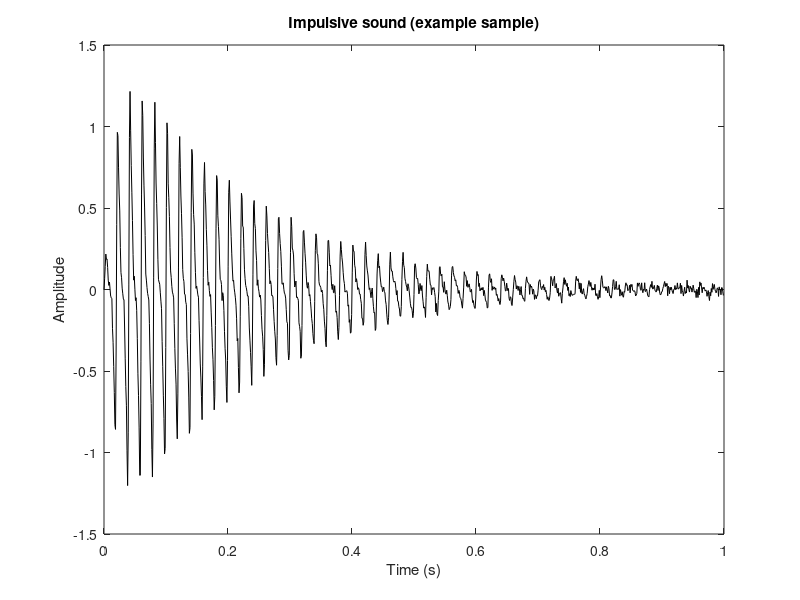

The MATLAB source for this figure: (Note: this script raises an error after producing the figure.)
% =========================================================================
% Transformer winding fault diagnosis via impulsive sound (paper-oriented)
% Paper: Diagnosis on Winding Failure Through Impulsive Sound of Power Transformer
% Method summary:
%   1) Complex wavelet time-frequency analysis (for visualization)
%   2) 3-level wavelet packet decomposition (db5)
%   3) Fault features: Sound Entropy (SE) and Odd-Even Ratio (OER)
% =========================================================================

clc;
clear;
close all;

%% 0) Configuration
fs = 1024;           % Paper setting: 1024 S/s
T = 1.0;             % Paper setting: 1 second record
waveletName = 'db5'; % Paper setting
wpLevel = 3;         % Paper setting: 3-layer WPD

% Data mode:
%   'synthetic' : run demo with generated impulsive sounds
%   'matfile'   : load user data from MAT file
dataMode = getenv('IMPULSIVE_SOUND_DATA_MODE');
if isempty(dataMode)
    dataMode = 'synthetic';
end

% If dataMode = 'matfile', MAT must include one of:
%   A) signalMatrix [N x M], each column is one test sample
%   B) singleSignal [N x 1], one sample only
matFilePath = '';

t = (0:1/fs:T-1/fs).';

%% 1) Load or create signals
if strcmpi(dataMode, 'matfile')
    if isempty(matFilePath) || ~isfile(matFilePath)
        error('Please set matFilePath to a valid MAT file when dataMode = matfile.');
    end

    S = load(matFilePath);
    if isfield(S, 'signalMatrix')
        signalMatrix = S.signalMatrix;
    elseif isfield(S, 'singleSignal')
        signalMatrix = S.singleSignal(:);
    else
        error('MAT file must contain signalMatrix or singleSignal.');
    end

    if size(signalMatrix, 1) < numel(t)
        error('Signal length is shorter than 1 second at fs=1024.');
    end
    signalMatrix = signalMatrix(1:numel(t), :);
else
    % Synthetic demo to mimic paper trend across repeated short-circuit tests:
    % early stage: looseness -> SE and OER increase
    % later stage: deformation -> possible SE decrease and OER variation
    rng(2026, 'twister');
    nTests = 30;
    signalMatrix = zeros(numel(t), nTests);

    for k = 1:nTests
        loosenessFactor = min(1, (k-1)/14);   % increases in first half
        deformFactor = max(0, (k-16)/14);     % increases in later stage

        % Baseline components around 50 Hz harmonics.
        a50  = 1.00 + 0.65*loosenessFactor - 0.20*deformFactor;
        a100 = 0.70 + 0.30*loosenessFactor - 0.15*deformFactor;
        a150 = 0.30 + 0.40*loosenessFactor + 0.05*deformFactor;
        a200 = 0.20 + 0.20*loosenessFactor - 0.08*deformFactor;
        a250 = 0.12 + 0.22*loosenessFactor + 0.03*deformFactor;

        % Impulsive envelope: rapid onset + decaying free vibration.
        env = (1 - exp(-50*t)) .* exp(-4.5*t);

        sig = env .* ( ...
            a50 *sin(2*pi*50*t)  + ...
            a100*sin(2*pi*100*t) + ...
            a150*sin(2*pi*150*t) + ...
            a200*sin(2*pi*200*t) + ...
            a250*sin(2*pi*250*t) );

        % Add weak wideband disturbance.
        sig = sig + 0.02*randn(size(sig));

        signalMatrix(:, k) = sig;
    end
end

nTests = size(signalMatrix, 2);

%% 2) Time-frequency analysis with complex wavelet (visualization)
% Show the first sample as an example (paper Fig.4/Fig.5 style).
exampleSig = signalMatrix(:, 1);

figure('Name', 'Impulsive sound signal (example)', 'Position', [100 100 900 280]);
plot(t, exampleSig, 'k');
xlabel('Time (s)');
ylabel('Amplitude');
title('Impulsive sound (example sample)');
xlim([0 T]);

figure('Name', 'Time-frequency map by complex wavelet', 'Position', [100 420 920 420]);
[cfs, f] = cwt(exampleSig, fs, 'amor');
imagesc(t, f, abs(cfs));
axis xy;
xlabel('Time (s)');
ylabel('Frequency (Hz)');
title('Complex wavelet time-frequency map');
ylim([0 400]);
colormap(jet);
colorbar;

%% 3) Wavelet packet features: SE and OER
SE = zeros(nTests, 1);
OER = zeros(nTests, 1);

% Paper node order in frequency sequence at level-3:
% 7, 8, 10, 9, 13, 14, 12, 11
freqOrderedNodes = [7 8 10 9 13 14 12 11];

% Odd/Even groups in paper:
oddNodes = [7 10 13 12];
evenNodes = [8 9 14 11];

for k = 1:nTests
    x = signalMatrix(:, k);

    % Build wavelet packet tree.
    Tnode = wpdec(x, wpLevel, waveletName);

    % Node energies in the exact order used by paper.
    E = zeros(size(freqOrderedNodes));
    for i = 1:numel(freqOrderedNodes)
        nodeIdx = freqOrderedNodes(i);
        coef = wpcoef(Tnode, nodeIdx);
        E(i) = sum(coef.^2);
    end

    Eall = sum(E) + eps;
    p = E / Eall;

    % Sound Entropy (SE): -sum(p_i * log2(p_i)).
    SE(k) = -sum(p .* log2(p + eps));

    % Odd-Even Ratio (OER): odd band energy ratio over even band ratio.
    Eodd = 0;
    Eeven = 0;
    for i = 1:numel(freqOrderedNodes)
        nodeIdx = freqOrderedNodes(i);
        if any(nodeIdx == oddNodes)
            Eodd = Eodd + E(i);
        elseif any(nodeIdx == evenNodes)
            Eeven = Eeven + E(i);
        end
    end
    OER(k) = (Eodd / Eall) / max(Eeven / Eall, eps);
end

%% 4) Feature trend and diagnosis logic
figure('Name', 'SE and OER across tests', 'Position', [1050 100 750 460]);
subplot(2,1,1);
plot(1:nTests, SE, 'k-o', 'LineWidth', 1.2, 'MarkerSize', 4);
grid on;
xlabel('Test index');
ylabel('SE');
title('Sound Entropy (SE) trend');

subplot(2,1,2);
plot(1:nTests, OER, 'k-s', 'LineWidth', 1.2, 'MarkerSize', 4);
grid on;
xlabel('Test index');
ylabel('OER');
title('Odd-Even Ratio (OER) trend');

% Relative change against baseline (first sample)
SE_base = SE(1);
OER_base = OER(1);
SE_dev = (SE - SE_base) / max(abs(SE_base), eps) * 100;
OER_dev = (OER - OER_base) / max(abs(OER_base), eps) * 100;

fprintf('\n=== Feature deviation relative to sample #1 ===\n');
fprintf('Index\tSE_dev(%%)\tOER_dev(%%)\tDiagnosis\n');
for k = 1:nTests
    diagnosis = localDiagnosis(SE_dev(k), OER_dev(k));
    fprintf('%d\t%8.2f\t%9.2f\t%s\n', k, SE_dev(k), OER_dev(k), diagnosis);
end

%% 5) Optional: inspect level-3 band energies of one sample
inspectIdx = min(1, nTests);
x = signalMatrix(:, inspectIdx);
Tnode = wpdec(x, wpLevel, waveletName);
E = zeros(size(freqOrderedNodes));
for i = 1:numel(freqOrderedNodes)
    E(i) = sum(wpcoef(Tnode, freqOrderedNodes(i)).^2);
end

figure('Name', 'Level-3 WPD band energies (example)', 'Position', [1050 620 750 300]);
bar(E / sum(E + eps));
grid on;
xticklabels(cellstr(num2str(freqOrderedNodes(:))));
xlabel('Terminal node index');
ylabel('Normalized band energy');
title('3-level WPD band energy distribution (db5)');


function label = localDiagnosis(seDevPct, oerDevPct)
% Paper-inspired rule:
%   SE and OER increase -> looseness tendency
%   SE and OER decrease -> deformation tendency
%   opposite trend -> mixed or transition state
th = 5; % simple tolerance for weak fluctuation

seUp = seDevPct > th;
seDown = seDevPct < -th;
oerUp = oerDevPct > th;
oerDown = oerDevPct < -th;

if seUp && oerUp
    label = 'Looseness tendency';
elseif seDown && oerDown
    label = 'Deformation tendency';
else
    label = 'Mixed/transition state';
end
end
